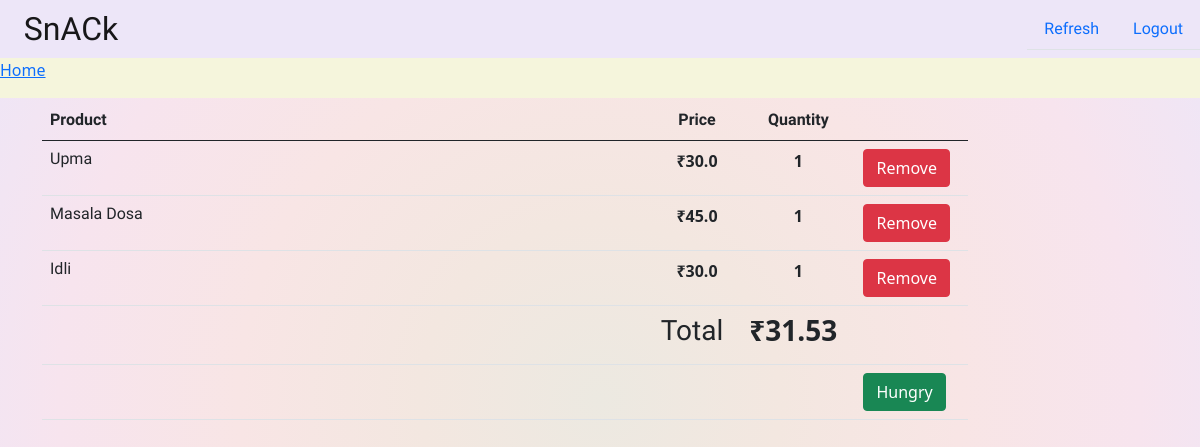
/cart (signed in), run on the app's committed database.
### menu/models.py (models this page shows, shortened)
class CartItem(models.Model):
	food = models.ForeignKey(Food, on_delete=models.SET_NULL, null=True)
	student= models.ForeignKey(Student, on_delete=models.SET_NULL, null=True)
	quantity = models.IntegerField(default=1,null=True, blank=True)

class Food(models.Model):
	food_id=models.UUIDField(default=uuid.uuid4, editable=False, unique=True)
	fname = models.CharField(max_length=200)
	price = models.FloatField()
	fimage = models.ImageField(null=True, blank=True, upload_to='static/images/')
	is_veg=models.BooleanField(default=True)
	time=[('breakfast','breakfast'),('lunch','lunch'),('snacks','snacks'),('beverages','beverages'),('chips','chips')]
	meal_time=models.CharField(max_length=50,choices=time) #choices - Breakfast,Lunch,Snacks,Beverages
	combo = models.ForeignKey(Combo,on_delete=models.SET_NULL, null=True, blank=True)

### menu/views.py (the view)
# urls.py: path('cart',views.Cart,name='cart'),
def Cart(request):
    student=Student.objects.get(user=request.user)
    context={'items':CartItem.objects.filter(student=student)}
    return render(request,'./cart.html',context)

### menu/templates/cart.html (shortened to what this page needs)
{%load static%}
<!doctype html>
<html lang="en">
<head>
    <link href="https://cdn.jsdelivr.net/npm/bootstrap@5.0.0-beta2/dist/css/bootstrap.min.css" rel="stylesheet"
>
    <link rel="stylesheet" type="text/css" href="{% static 'css/cart.css'%}">
    <div class="header">
        <nav class="navbar navbar-expand-lg navbar-expand-sm navbar-light" style="background-color: #ede6f8;">
            <a class="navbar-brand fontt" href="#">&nbsp;&nbsp;&nbsp;SnACk</a>
            <div class="navbar" id="navbarSupportedContent">
                <ul class="nav nav-tabs">
                    <li class="nav-item">
                        <a class="nav-link stu" href={% url 'cart' %}>Refresh</a>
                    </li>
                    <li class="nav-item">
                        <a class="nav-link stu" aria-current="page" href="{% url 'studentlogout' %}">Logout</a>
                    </li>
                </ul>
            </div>
        </nav>
        <nav aria-label="breadcrumb">
            <ol class="breadcrumb">
                <li class="breadcrumb-item active" aria-current="page"><a href="{% url 'menu' %}">Home</a></li>
            </ol>
        </nav>
    </div>
</head>
<body class="bg">
    <div class="container con">
        <div class="row">
            <div class="col-sm-12 col-md-10 col-md-offset-1">
                <table class="table table-hover ">
                    <thead>
                        <tr>
                            <th class="cart">Product</th>
                            <th> </th>
                            <th class="text-center cart">Price</th>
                            <th class="text-center cart">Quantity</th>
                            <th> </th>
                        </tr>
                    </thead>
                    <tbody>
                        {% for item in items %}
                        <tr>
                            <td class="col-md-6">
                                <div class="media">
                                    <div class="media-body">
                                        <h6 class="stu">{{item.food.fname}}</h6>
                                    </div>
                                </div>
                            </td>
                            <td class="col-md-1" style="text-align: center">
                            </td>
                            <td class="col-md-1 text-center"><strong>&#8377;{{item.food.price}}</strong></td>
                            <td class="col-md-1 text-center"><strong>{{item.quantity}}</strong></td>
                            <td class="col-md-1">
                                <button type="button" class="btn btn-danger">
                                     Remove
                                </button>
                            </td>
                        </tr>
                        {% endfor %}
                        <tr>
                            <td> </td>
                            <td> </td>
                            <td>
                                <h3 class="stu">Total</h3>
                            </td>
                            <td class="text-right">
                                <h3><strong>&#8377;31.53</strong></h3>
                            </td>
                            <td></td>
                        </tr>
                        <tr>
                            <td> </td>
                            <td> </td>
                            <td> </td>
                            <td> </td>
                            <td>
                                <button type="button" class="btn btn-success">
                                    Hungry
                                </button>
                            </td>
                        </tr>
                    </tbody>
                </table>
            </div>
        </div>
    </div>
</body>
</html>

### menu/static/css/cart.css (style rules this page uses)
.bg { background-image: radial-gradient(circle, #ece9e1, #f3e7e0, #f8e5e5, #f7e4ee, #ede6f8); height: 100%; padding-top: 100px; padding-bottom: 20px; background-position: center; background-repeat: no-repeat; background-size: cover; background-attachment: fixed; }
.navbar { position: relative; display: flex; flex-wrap: wrap; align-items: center; justify-content: space-between; padding-top: 0; padding-bottom: 0; }
.cart { font-family: 'Josefin Sans', sans-serif; }
.fontt { font-family: 'Londrina Solid', cursive; font-size: 2rem; line-height: 1.5; }
.stu { font-family: 'Reem Kufi', sans-serif; }
body, html { height: 100%; margin: 0; }

### menu/templates/cart.html (style rules this page uses)
.header { overflow: hidden; position: fixed; z-index: 2; top: 0; background-color: beige; margin-top: 0px; width: 100%; }

### data on the page
CartItem: food.fname "Upma", food.price "30.0", quantity "1"
CartItem: food.fname "Masala Dosa", food.price "45.0", quantity "1"
CartItem: food.fname "Idli", food.price "30.0", quantity "1"
